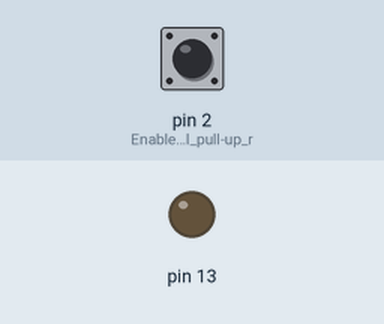
Recording of a sketch running on a simulated Arduino Uno, built with avr-gcc and run on an emulated ATmega328P. On the bench: output pins drawn as LEDs (lit = HIGH). The inputs (shaded band) are chosen by the test bench; at power-on: pin 2 (Enable_internal_pull-up_r) HIGH.

Above: at 1.2 s.
1.3 s: pin 2 (Enable_internal_pull-up_r) pulled LOW for 0.15 s
At 2.5 s:
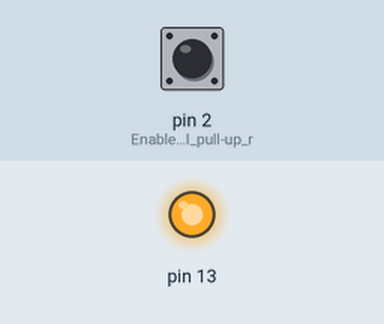
2.9 s: pin 2 (Enable_internal_pull-up_r) pulled LOW for 1 s
At 3.8 s:
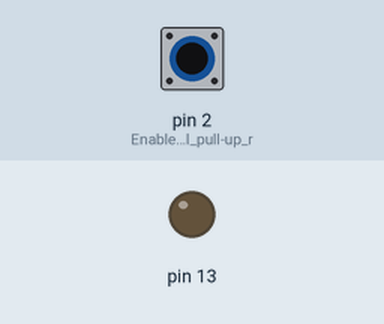
5.4 s: pin 2 (Enable_internal_pull-up_r) pulled LOW for 3.2 s
At 5.7 s:
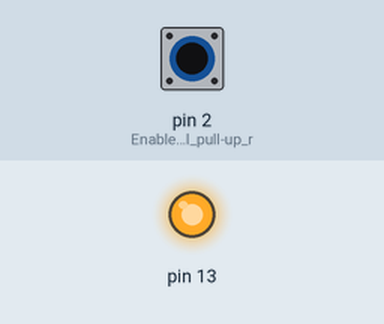
Timing chart, 0 to 8.4 s (numbered marks = the images above; inputs shaded):
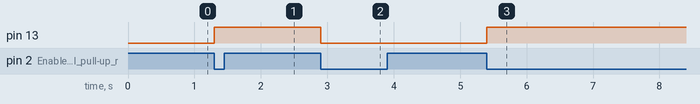

The sketch:

ArduinoFunction_edge_triggering.ino
```cpp
volatile bool ledState = false; // must be volatile

void setup()
{
  pinMode(13, OUTPUT);
  pinMode(2, INPUT_PULLUP); //Enable internal pull-up resistor (active high)
  attachInterrupt(digitalPinToInterrupt(2), toggleLED, FALLING);

  digitalWrite(13,LOW);
}

void loop()
{
  // put your main code here, to run repeatedly:

}


void toggleLED()
{
  ledState = !ledState;
  digitalWrite(13, ledState);
}
```

Measured:
- after the input at 1.3 s, pin 13: LOW → HIGH at once
- after the input at 2.9 s, pin 13: HIGH → LOW at once
- after the input at 5.4 s, pin 13: LOW → HIGH at once
